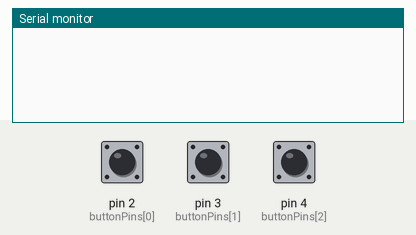
Recording of a sketch running on a simulated Arduino Uno, built with avr-gcc and run on an emulated ATmega328P. Parts: the last lines printed to the serial monitor. The inputs (shaded band) are chosen by the test bench; at power-on: pin 2 (buttonPins[0]) HIGH, pin 3 (buttonPins[1]) HIGH, pin 4 (buttonPins[2]) HIGH.

Above: at 1.2 s.
1.3 s: pin 2 (buttonPins[0]) pulled LOW for 0.15 s
At 2.5 s:
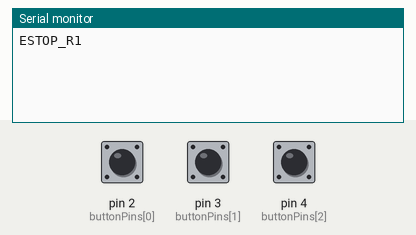
2.9 s: pin 2 (buttonPins[0]) pulled LOW for 1 s
At 3.9 s:
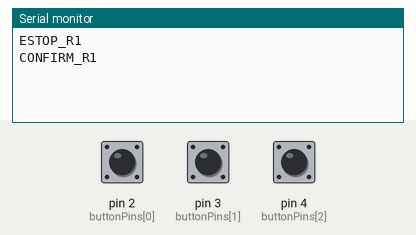
5.4 s: pin 2 (buttonPins[0]) pulled LOW for 0.15 s
At 5.9 s:
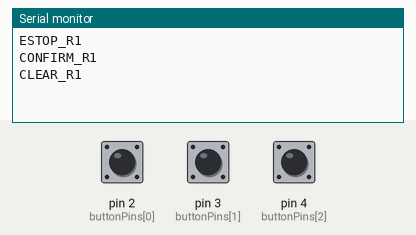
7.0 s: pin 3 (buttonPins[1]) pulled LOW for 0.15 s
At 8.2 s:
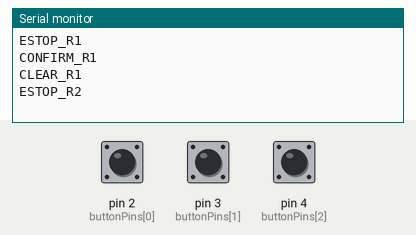
8.6 s: pin 4 (buttonPins[2]) pulled LOW for 0.15 s
At 9.6 s:
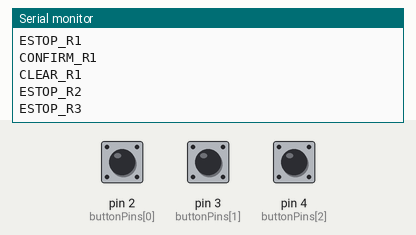
10.2 s: pin 3 (buttonPins[1]) pulled LOW for 1 s
At 10.9 s:
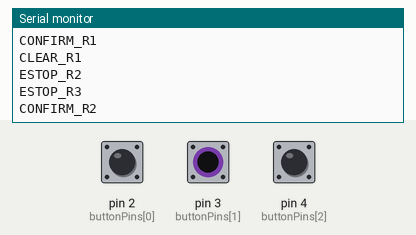

The sketch:

estop_sketch.ino
```cpp
const int buttonPins[3] = {2, 3, 4};   // Button1: Digital pin2, Button2:digital pin3, Button3:Digital pin4
bool lastStates[3] = {HIGH, HIGH, HIGH};
int buttonStage[3] = {0, 0, 0};           // 0=normal, 1= estopactive, 2=confirm release estop

void setup() {
  Serial.begin(9600);
  for (int i = 0; i < 3; i++) {
    pinMode(buttonPins[i], INPUT_PULLUP);   // Internal pull up resistor
  }
}

void loop() {
  for (int i = 0; i < 3; i++) {
    bool state = digitalRead(buttonPins[i]);

    if (state == LOW && lastStates[i] == HIGH) {
      buttonStage[i] = (buttonStage[i] + 1) % 3;    //change the button stage

      if (buttonStage[i] == 1) {
        Serial.print("ESTOP_R");   // prints "ESTOP" for system to read via serial
        Serial.println(i + 1);     // e.g ESTOP_R1 / ESTOP_R2 / ESTOP_R3
      }

      else if (buttonStage[i] == 2) {
        Serial.print("CONFIRM_R");  // confirm release?
        Serial.println(i + 1);
      }

      else if (buttonStage[i] == 0) {
        Serial.print("CLEAR_R");  // Clear estop
        Serial.println(i + 1);
      }

      lastStates[i] = LOW;
    }

    else if (state == HIGH && lastStates[i] == LOW) {
      lastStates[i] = HIGH;                          // Makes sure ESTOP is only triggered once for one button press
    }
  }

  delay(50);
}
```

Measured:
- after the input at 1.3 s, the serial monitor: prints a new line at once (image 1)
- after the input at 2.9 s, the serial monitor: prints a new line at once (image 2)
- after the input at 5.4 s, the serial monitor: prints a new line at once (image 3)
- after the input at 7.0 s, the serial monitor: prints a new line at once (image 4)
- after the input at 8.6 s, the serial monitor: prints a new line at once (image 5)
- after the input at 10.2 s, the serial monitor: prints a new line at once (image 6)
